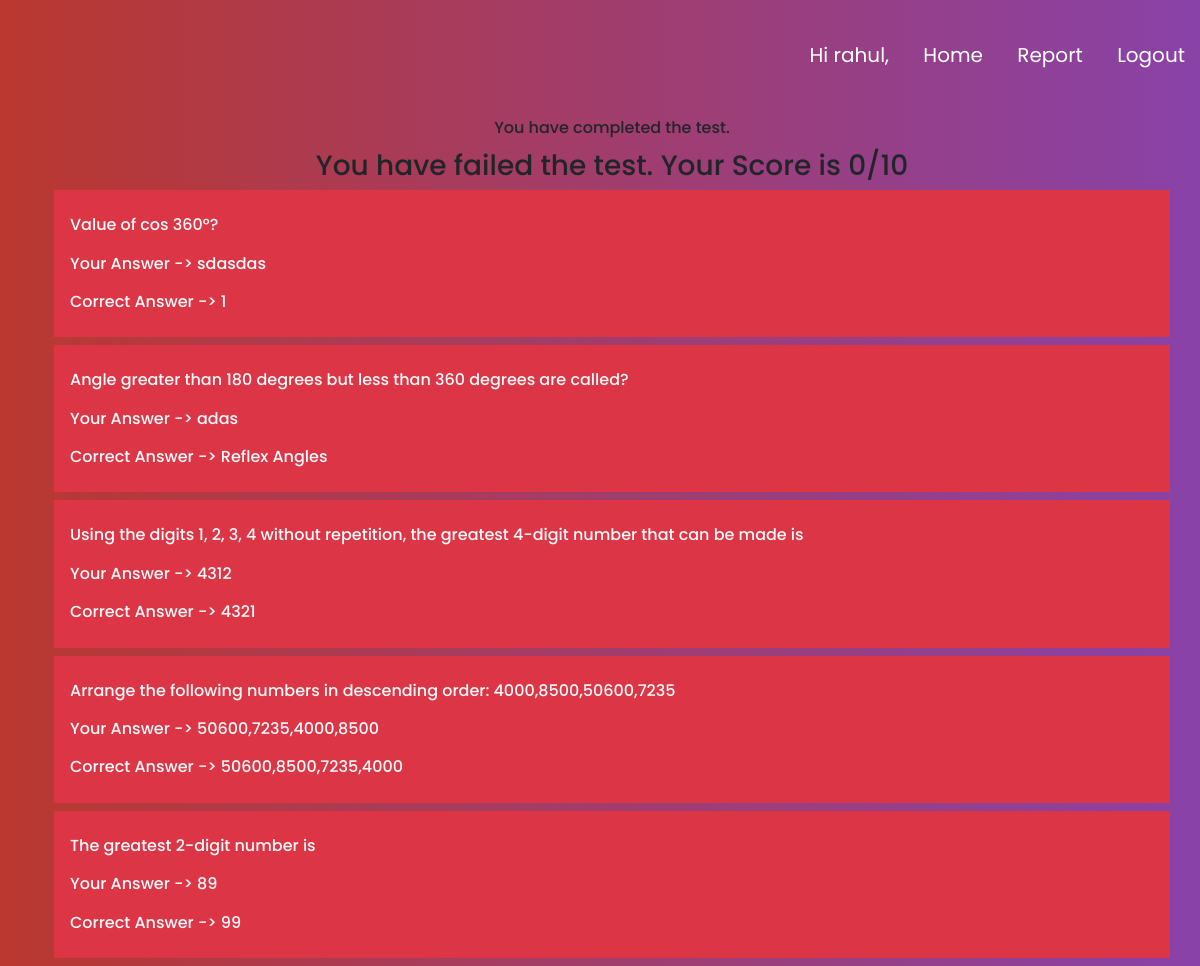
The app's page /questions/maths-quiz (signed in), older data.
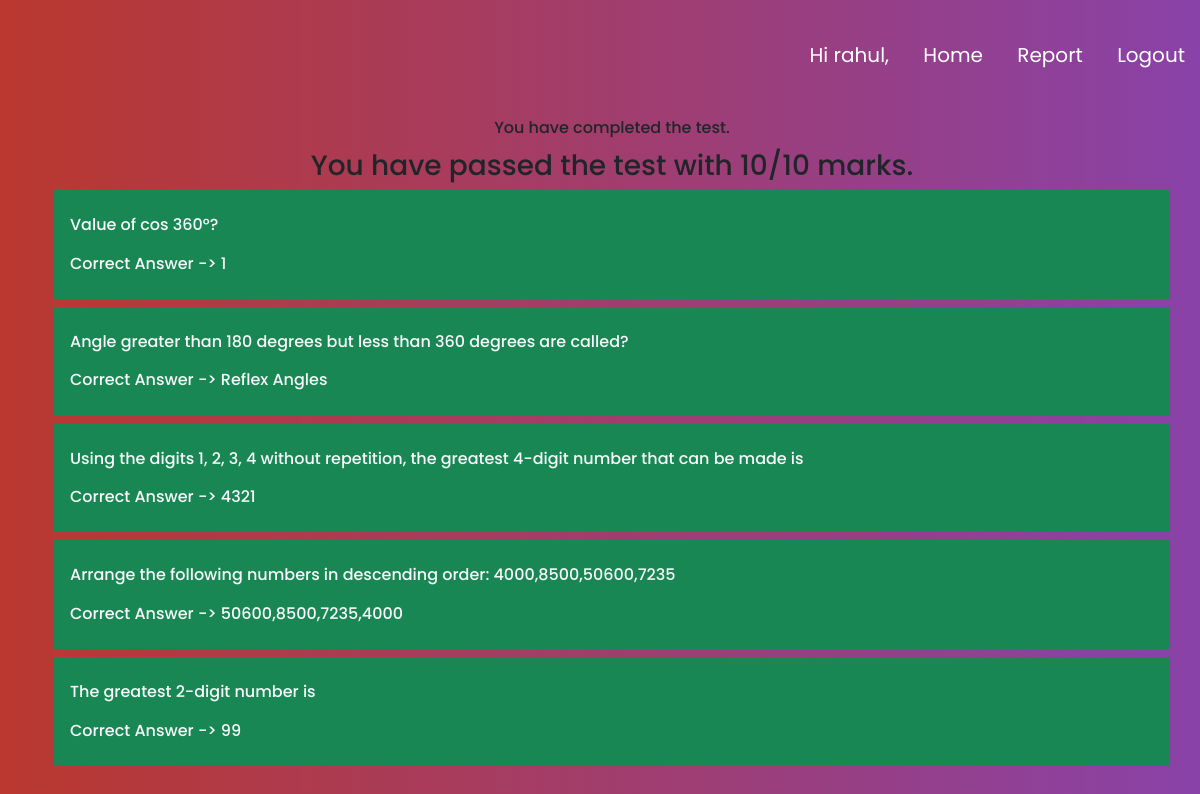
The same page, newer data.
### dashboard/models.py (models this page shows, shortened)
class UserProgress(models.Model):
    user = models.ForeignKey(User, on_delete=models.CASCADE)
    subject = models.ForeignKey(SubjectInfo,on_delete=models.CASCADE)
    question = models.ForeignKey(QuestionInfo,on_delete=models.CASCADE)
    mcq_answer = models.ForeignKey(AnswerInfo, on_delete=models.CASCADE, null=True, blank=True)
    one_word_answer = models.CharField(max_length=50, null=True, blank=True)
    is_complete = models.BooleanField(default=False)
    time = models.DecimalField(max_digits=5, decimal_places=2,default=0)
    def __str__(self):
        try:
            answers_obj = AnswerInfo.objects.get(question=self.question,is_correct=True)
        except:
            answers_obj = None
        if self.mcq_answer == None and self.one_word_answer != "":
            if answers_obj:
                return str(self.question.question) +'\n Your Answer -> '+str(self.one_word_answer) + '\n Correct Answer -> ' + str(answers_obj.answer)
        elif self.mcq_answer and self.mcq_answer.is_correct == True:
            return str(self.question.question) +'\n Correct Answer -> '+str(self.mcq_answer)
        elif self.mcq_answer:
            if answers_obj:
                return str(self.question.question) +'\n Your Answer -> '+str(self.mcq_answer) + '\n Correct Answer -> ' + str(answers_obj.answer)
        else:
            return str(self.question.question) +'\n You have not answered' + '\n Correct Answer -> ' + str(answers_obj.answer)

class QuestionInfo(models.Model):
    type = models.ForeignKey(QuestionType, on_delete=models.CASCADE)
    subject = models.ForeignKey(SubjectInfo, on_delete=models.CASCADE)
    question = models.TextField(blank=True,null= True)
    max_score = models.IntegerField()

class AnswerInfo(models.Model):
    question = models.ForeignKey(QuestionInfo, on_delete=models.CASCADE)
    answer = models.CharField(max_length=50, null=True, blank=True)
    is_correct = models.BooleanField(default=False)
    def __str__(self):
        return str(self.answer)

### dashboard/views.py (the view)
# urls.py: path('questions/<str:subject_name>', QuiestionView.as_view(), name='quiz_questions'),
@method_decorator(login_required(login_url='registration:login'),name='dispatch')
class QuiestionView(DetailView):
    template_name = 'dashboard/questions.html'
    context_object_name = 'quiz'
    ''''''
    def get_object(self):
        complete = True
        max_score, min_score,score_earned = 0, 0, 0
        msg = ""
        subject_obj = SubjectInfo.objects.get(url_slug=self.kwargs.get("subject_name"))
        max_score = int(subject_obj.max_score)
        min_score = int(subject_obj.min_score)
        time_used = 0
        user_progress_obj = UserProgress.objects.filter(user=self.request.user,subject=subject_obj)
        my_answer_list = []
        quest_ids_list = []
        count = 0
        '''
        checks if user progress is found
        '''
        if user_progress_obj:
            for progress in user_progress_obj:
                complete = progress.is_complete
                if progress.is_complete == False:
                    '''
                    If the respecive question is false a list is created to store the respective question ids.
                    '''
                    quest_ids_list.append(progress.question_id)
                else:
                    count += 1
                '''
                Time used by user is stored
                '''
                time_used = progress.time
                '''
                If user has a correct mcq answer or one word answer score is incremented
                '''
                if progress.mcq_answer and progress.mcq_answer.is_correct == True:
                    score_earned += int(progress.question.max_score)
                elif progress.one_word_answer:
                    answers_obj = AnswerInfo.objects.get(question=progress.question,is_correct=True)
                    if answers_obj:
                        if str(answers_obj.answer) == str(progress.one_word_answer):
                            score_earned += int(progress.question.max_score)
            '''
            A text message to be displayed in the frontend according to score earned by the user.
            '''
            if score_earned == max_score or score_earned == min_score :
                msg = "You have passed the test with "+str(score_earned)+'/'+str(max_score)+" marks."
            elif score_earned < min_score:
                msg = "You have failed the test. Your Score is "+str(score_earned)+'/'+str(max_score)
            elif score_earned > min_score and score_earned < max_score:
                msg = "You have passed the test. Your Score is "+str(score_earned)+'/'+str(max_score)
        else:
            complete = True
        '''
        If quest_ids_list is not empty it will filter out the question that are not completed by user
        Else it will display all the questions
        '''
        if quest_ids_list:
            questions_obj = QuestionInfo.objects.filter(subject=subject_obj,id__in=quest_ids_list)
        else:
            questions_obj = QuestionInfo.objects.filter(subject=subject_obj)
        query_set = {'questions_obj': questions_obj,
                    'answers_obj': AnswerInfo.objects.all(),
                    'user_progress_obj':user_progress_obj,
                    'complete': complete,
                    'msg': msg,
                    'my_answer_list':my_answer_list,
                    'min_score':min_score,
                    'time_used':time_used,
                    'question_count':count
                    }
        return query_set

### templates/dashboard/questions.html (shortened to what this page needs)
{% extends "dashboard/dashboard.html" %}
{% load static %}
{% block myblock %}
<link href="https://cdn.jsdelivr.net/npm/bootstrap@5.1.0/dist/css/bootstrap.min.css" rel="stylesheet">
<link rel="stylesheet" href="{% static 'css/questionbox.css' %}" >
{% if quiz.user_progress_obj and quiz.complete == True %}
<div class="questionbox" >
    <h6 style="text-align: center;margin-top: 10%;"> You have completed the test.</h6>
    <h3 style="text-align: center;margin-top: 1%;">  {{quiz.msg}}</h3>
    <div class="container" >
        {% for user_answers in quiz.user_progress_obj %}
                    {% if user_answers.mcq_answer %}
                        <div class="col p-3 text-light h6 {% if user_answers.mcq_answer.is_correct == True %}bg-success{% else %}bg-danger{% endif %}" style="padding: 1%;line-height: 2.4;">
                            {{user_answers|linebreaksbr}}
                        </div>
                        {% else %}
                            <div class="col p-3 text-light h6 {% if user_answers.mcq_answer %}bg-success{% else %}bg-danger{% endif %}" style="padding: 1%;line-height: 2.4;">
                                {{user_answers|linebreaksbr}}
                            </div>
                        {% endif %}
          {% endfor %}
      </div>
</div>
{% endif %}
{% endblock %}

### templates/dashboard/dashboard.html (shortened to what this page needs)
{% load static %}
<html>
<head>
  <link rel="stylesheet" href="{% static 'css/style.css' %}" >
</head>
<body class="animation-area">
  <div class="banner-text">
    <ul>
        <li style="text-align: left;">Hi {{request.user}},</li>
      <li> <a class="menu" href="{% url 'dashboard:user_dashboard' %}">Home</a></li>
      <li> <a class="menu" href="{% url 'dashboard:report' %}">Report</a></li>
      <li><a class="menu" href="{% url 'registration:logout' %}">Logout</a></li>
    </ul>
     {% block myblock %}{% endblock %}
  </div>
</body>
</html>

### static/css/style.css (style rules this page uses)
* { margin:0; padding: 0; }
body { font-family: Baloo; }
.banner-text { width: 100%; position: absolute; }
.banner-text ul { height: 50px; float: right; }
.banner-text ul li { display: inline-block; padding: 40px 15px; color: #fff; font-size: 20px; }
.animation-area { background: linear-gradient(to left, #8942a8, #ba382f); width: 100%; height: 100vh; }

### static/css/questionbox.css (style rules this page uses)
.questionbox { height: 100%; margin-left: 2%; margin-top: 5%; font-size: larger; font-family: system-ui; }

### templates/dashboard/dashboard.html (style rules this page uses)
.menu { color: white; text-decoration: none; }

### templates/dashboard/questions.html (style rules this page uses)
* { margin: 0; padding: 0; box-sizing: border-box; font-family: 'Poppins', sans-serif; }

Row changes from the older to the newer data that the page shows:
removed UserProgress: question+mcq_answer+one_word_answer "Value of cos 360°? Your Answer -> sdasdas Correct Answer -> 1"
removed UserProgress: question+mcq_answer+one_word_answer "Angle greater than 180 degrees but less than 360 degrees are called? Your Answer -> adas Correct Answer -> Reflex Angles"
removed UserProgress: question+mcq_answer "Using the digits 1, 2, 3, 4 without repetition, the greatest 4-digit number that can be made is Your Answer -> 4312 Correct Answer -> 4321"
removed UserProgress: question+mcq_answer "Arrange the following numbers in descending order: 4000,8500,50600,7235 Your Answer -> 50600,7235,4000,8500 Correct Answer -> 50600,8500,7235,4000"
removed UserProgress: question+mcq_answer "The greatest 2-digit number is Your Answer -> 89 Correct Answer -> 99"
added UserProgress: question+mcq_answer "Value of cos 360°? Correct Answer -> 1"
added UserProgress: question+mcq_answer "Angle greater than 180 degrees but less than 360 degrees are called? Correct Answer -> Reflex Angles"
added UserProgress: question+mcq_answer "Using the digits 1, 2, 3, 4 without repetition, the greatest 4-digit number that can be made is Correct Answer -> 4321"
added UserProgress: question+mcq_answer "Arrange the following numbers in descending order: 4000,8500,50600,7235 Correct Answer -> 50600,8500,7235,4000"
added UserProgress: question+mcq_answer "The greatest 2-digit number is Correct Answer -> 99"
Text that changed along with them:
{{ quiz.msg }}: "You have failed the test. Your Score is 0/10" → "You have passed the test with 10/10 marks."
